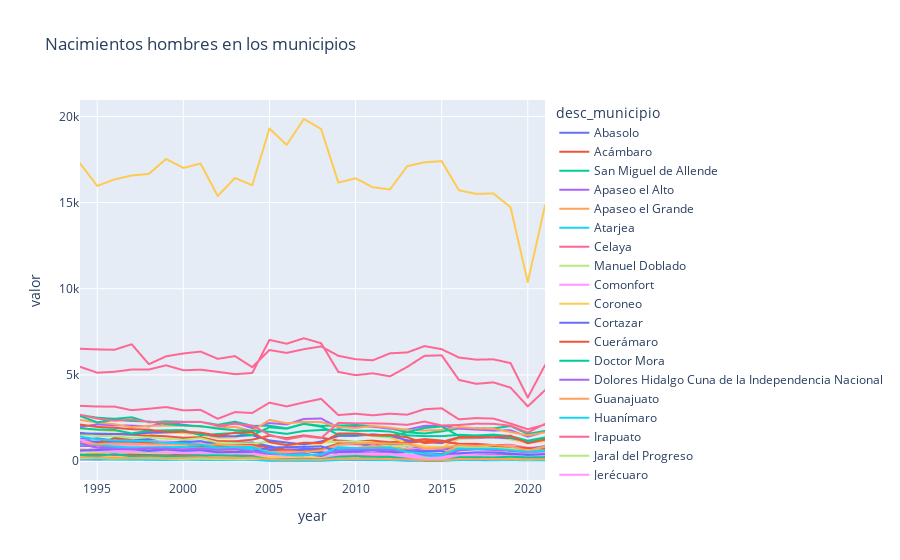

Write notebook code for a chart like this one.
### Code cell
hn_line = px.line(mun_nh,x='year',y='valor',title='Nacimientos hombres en los municipios',color='desc_municipio')
hn_line.show()

### Figure 1 — Plotly figure (JSON) as saved in the notebook; plotly's stock layout.template omitted (floating-point values rounded to 4 significant figures)
{"data": [{"hovertemplate": "desc_municipio=Abasolo<br>year=%{x}<br>valor=%{y}<extra></extra>", "legendgroup": "Abasolo", "line": {"color": "#636efa", "dash": "solid"}, "marker": {"symbol": "circle"}, "mode": "lines", "name": "Abasolo", "showlegend": true, "type": "scattergl", "x": [1994, 1995, 1996, 1997, 1998, 1999, 2000, 2001, 2002, 2003, 2004, 2005, 2006, 2007, 2008, 2009, 2010, 2011, 2012, 2013, 2014, 2015, 2016, 2017, 2018, 2019, 2020, 2021], "xaxis": "x", "y": [1271, 1311, 1196, 1204, 1258, 1057, 1127, 1118, 1031, 1038, 1075, 863, 649, 706, 705, 1013, 1026, 1009, 1018, 843, 834, 739, 896, 854, 913, 911, 754, 831], "yaxis": "y"}, {"hovertemplate": "desc_municipio=Acámbaro<br>year=%{x}<br>valor=%{y}<extra></extra>", "legendgroup": "Acámbaro", "line": {"color": "#EF553B", "dash": "solid"}, "marker": {"symbol": "circle"}, "mode": "lines", "name": "Acámbaro", "showlegend": true, "type": "scattergl", "x": [1994, 1995, 1996, 1997, 1998, 1999, 2000, 2001, 2002, 2003, 2004, 2005, 2006, 2007, 2008, 2009, 2010, 2011, 2012, 2013, 2014, 2015, 2016, 2017, 2018, 2019, 2020, 2021], "xaxis": "x", "y": [1634, 1539, 1567, 1522, 1478, 1437, 1348, 1386, 1155, 1143, 1238, 1469, 1326, 1485, 1360, 1185, 1137, 1180, 1091, 1151, 1269, 1187, 997, 997, 924, 937, 771, 794], "yaxis": "y"}, {"hovertemplate": "desc_municipio=San Miguel de Allende<br>year=%{x}<br>valor=%{y}<extra></extra>", "legendgroup": "San Miguel de Allende", "line": {"color": "#00cc96", "dash": "solid"}, "marker": {"symbol": "circle"}, "mode": "lines", "name": "San Miguel de Allende", "showlegend": true, "type": "scattergl", "x": [1994, 1995, 1996, 1997, 1998, 1999, 2000, 2001, 2002, 2003, 2004, 2005, 2006, 2007, 2008, 2009, 2010, 2011, 2012, 2013, 2014, 2015, 2016, 2017, 2018, 2019, 2020, 2021], "xaxis": "x", "y": [2677, 2513, 2448, 2536, 2244, 2298, 2274, 2271, 2100, 2282, 2040, 2045, 1895, 2165, 2036, 2058, 2073, 2016, 1902, 1664, 1597, 1717, 1889, 1907, 1891, 2028, 1573, 1744], "yaxis": "y"}, {"hovertemplate": "desc_municipio=Apaseo el Alto<br>year=%{x}<br>valor=%{y}<extra></extra>", "legendgroup": "Apaseo el Alto", "line": {"color": "#ab63fa", "dash": "solid"}, "marker": {"symbol": "circle"}, "mode": "lines", "name": "Apaseo el Alto", "showlegend": true, "type": "scattergl", "x": [1994, 1995, 1996, 1997, 1998, 1999, 2000, 2001, 2002, 2003, 2004, 2005, 2006, 2007, 2008, 2009, 2010, 2011, 2012, 2013, 2014, 2015, 2016, 2017, 2018, 2019, 2020, 2021], "xaxis": "x", "y": [872, 864, 817, 799, 828, 806, 793, 863, 777, 756, 681, 660, 676, 684, 655, 740, 761, 689, 835, 680, 629, 678, 719, 685, 680, 578, 554, 535], "yaxis": "y"}, {"hovertemplate": "desc_municipio=Apaseo el Grande<br>year=%{x}<br>valor=%{y}<extra></extra>", "legendgroup": "Apaseo el Grande", "line": {"color": "#FFA15A", "dash": "solid"}, "marker": {"symbol": "circle"}, "mode": "lines", "name": "Apaseo el Grande", "showlegend": true, "type": "scattergl", "x": [1994, 1995, 1996, 1997, 1998, 1999, 2000, 2001, 2002, 2003, 2004, 2005, 2006, 2007, 2008, 2009, 2010, 2011, 2012, 2013, 2014, 2015, 2016, 2017, 2018, 2019, 2020, 2021], "xaxis": "x", "y": [1197, 976, 1002, 952, 1018, 1052, 1011, 1085, 945, 868, 838, 515, 480, 610, 629, 1022, 956, 1021, 963, 592, 379, 412, 923, 874, 849, 843, 650, 797], "yaxis": "y"}, {"hovertemplate": "desc_municipio=Atarjea<br>year=%{x}<br>valor=%{y}<extra></extra>", "legendgroup": "Atarjea", "line": {"color": "#19d3f3", "dash": "solid"}, "marker": {"symbol": "circle"}, "mode": "lines", "name": "Atarjea", "showlegend": true, "type": "scattergl", "x": [1994, 1995, 1996, 1997, 1998, 1999, 2000, 2001, 2002, 2003, 2004, 2005, 2006, 2007, 2008, 2009, 2010, 2011, 2012, 2013, 2014, 2015, 2016, 2017, 2018, 2019, 2020, 2021], "xaxis": "x", "y": [90, 90, 72, 69, 70, 67, 80, 83, 103, 68, 59, 33, 25, 34, 20, 62, 58, 42, 46, 10, 3, 1, 51, 41, 37, 45, 34, 33], "yaxis": "y"}, {"hovertemplate": "desc_municipio=Celaya<br>year=%{x}<br>valor=%{y}<extra></extra>", "legendgroup": "Celaya", "line": {"color": "#FF6692", "dash": "solid"}, "marker": {"symbol": "circle"}, "mode": "lines", "name": "Celaya", "showlegend": true, "type": "scattergl", "x": [1994, 1995, 1996, 1997, 1998, 1999, 2000, 2001, 2002, 2003, 2004, 2005, 2006, 2007, 2008, 2009, 2010, 2011, 2012, 2013, 2014, 2015, 2016, 2017, 2018, 2019, 2020, 2021], "xaxis": "x", "y": [5469, 5125, 5178, 5309, 5311, 5554, 5267, 5301, 5177, 5041, 5108, 7030, 6808, 7125, 6838, 5171, 4981, 5090, 4915, 5460, 6104, 6133, 4710, 4479, 4563, 4259, 3170, 4109], "yaxis": "y"}, {"hovertemplate": "desc_municipio=Manuel Doblado<br>year=%{x}<br>valor=%{y}<extra></extra>", "legendgroup": "Manuel Doblado", "line": {"color": "#B6E880", "dash": "solid"}, "marker": {"symbol": "circle"}, "mode": "lines", "name": "Manuel Doblado", "showlegend": true, "type": "scattergl", "x": [1994, 1995, 1996, 1997, 1998, 1999, 2000, 2001, 2002, 2003, 2004, 2005, 2006, 2007, 2008, 2009, 2010, 2011, 2012, 2013, 2014, 2015, 2016, 2017, 2018, 2019, 2020, 2021], "xaxis": "x", "y": [572, 551, 498, 498, 482, 537, 479, 499, 491, 475, 441, 160, 107, 100, 98, 446, 522, 444, 431, 388, 242, 170, 415, 430, 423, 344, 300, 392], "yaxis": "y"}, {"hovertemplate": "desc_municipio=Comonfort<br>year=%{x}<br>valor=%{y}<extra></extra>", "legendgroup": "Comonfort", "line": {"color": "#FF97FF", "dash": "solid"}, "marker": {"symbol": "circle"}, "mode": "lines", "name": "Comonfort", "showlegend": true, "type": "scattergl", "x": [1994, 1995, 1996, 1997, 1998, 1999, 2000, 2001, 2002, 2003, 2004, 2005, 2006, 2007, 2008, 2009, 2010, 2011, 2012, 2013, 2014, 2015, 2016, 2017, 2018, 2019, 2020, 2021], "xaxis": "x", "y": [1243, 1100, 1117, 1032, 1159, 1138, 1069, 1106, 913, 851, 993, 738, 459, 542, 576, 930, 960, 900, 907, 875, 695, 705, 920, 899, 899, 905, 768, 812], "yaxis": "y"}, {"hovertemplate": "desc_municipio=Coroneo<br>year=%{x}<br>valor=%{y}<extra></extra>", "legendgroup": "Coroneo", "line": {"color": "#FECB52", "dash": "solid"}, "marker": {"symbol": "circle"}, "mode": "lines", "name": "Coroneo", "showlegend": true, "type": "scattergl", "x": [1994, 1995, 1996, 1997, 1998, 1999, 2000, 2001, 2002, 2003, 2004, 2005, 2006, 2007, 2008, 2009, 2010, 2011, 2012, 2013, 2014, 2015, 2016, 2017, 2018, 2019, 2020, 2021], "xaxis": "x", "y": [158, 118, 128, 115, 140, 138, 128, 148, 114, 123, 85, 39, 29, 34, 29, 121, 140, 125, 126, 84, 10, 5, 141, 113, 118, 85, 89, 108], "yaxis": "y"}, {"hovertemplate": "desc_municipio=Cortazar<br>year=%{x}<br>valor=%{y}<extra></extra>", "legendgroup": "Cortazar", "line": {"color": "#636efa", "dash": "solid"}, "marker": {"symbol": "circle"}, "mode": "lines", "name": "Cortazar", "showlegend": true, "type": "scattergl", "x": [1994, 1995, 1996, 1997, 1998, 1999, 2000, 2001, 2002, 2003, 2004, 2005, 2006, 2007, 2008, 2009, 2010, 2011, 2012, 2013, 2014, 2015, 2016, 2017, 2018, 2019, 2020, 2021], "xaxis": "x", "y": [1179, 1119, 1130, 1087, 1037, 1064, 1092, 1157, 937, 1080, 832, 617, 586, 684, 664, 987, 1024, 872, 973, 900, 733, 727, 862, 809, 918, 782, 701, 864], "yaxis": "y"}, {"hovertemplate": "desc_municipio=Cuerámaro<br>year=%{x}<br>valor=%{y}<extra></extra>", "legendgroup": "Cuerámaro", "line": {"color": "#EF553B", "dash": "solid"}, "marker": {"symbol": "circle"}, "mode": "lines", "name": "Cuerámaro", "showlegend": true, "type": "scattergl", "x": [1994, 1995, 1996, 1997, 1998, 1999, 2000, 2001, 2002, 2003, 2004, 2005, 2006, 2007, 2008, 2009, 2010, 2011, 2012, 2013, 2014, 2015, 2016, 2017, 2018, 2019, 2020, 2021], "xaxis": "x", "y": [384, 382, 354, 333, 389, 370, 360, 341, 318, 284, 230, 261, 228, 207, 212, 322, 387, 294, 352, 308, 174, 182, 302, 293, 341, 287, 240, 313], "yaxis": "y"}, {"hovertemplate": "desc_municipio=Doctor Mora<br>year=%{x}<br>valor=%{y}<extra></extra>", "legendgroup": "Doctor Mora", "line": {"color": "#00cc96", "dash": "solid"}, "marker": {"symbol": "circle"}, "mode": "lines", "name": "Doctor Mora", "showlegend": true, "type": "scattergl", "x": [1994, 1995, 1996, 1997, 1998, 1999, 2000, 2001, 2002, 2003, 2004, 2005, 2006, 2007, 2008, 2009, 2010, 2011, 2012, 2013, 2014, 2015, 2016, 2017, 2018, 2019, 2020, 2021], "xaxis": "x", "y": [381, 365, 366, 348, 368, 338, 360, 359, 330, 328, 242, 110, 109, 100, 56, 321, 301, 276, 278, 199, 20, 19, 293, 303, 310, 328, 256, 250], "yaxis": "y"}, {"hovertemplate": "desc_municipio=Dolores Hidalgo Cuna de la Independencia Nacional<br>year=%{x}<br>valor=%{y}<extra></extra>", "legendgroup": "Dolores Hidalgo Cuna de la Independencia Nacional", "line": {"color": "#ab63fa", "dash": "solid"}, "marker": {"symbol": "circle"}, "mode": "lines", "name": "Dolores Hidalgo Cuna de la Independencia Nacional", "showlegend": true, "type": "scattergl", "x": [1994, 1995, 1996, 1997, 1998, 1999, 2000, 2001, 2002, 2003, 2004, 2005, 2006, 2007, 2008, 2009, 2010, 2011, 2012, 2013, 2014, 2015, 2016, 2017, 2018, 2019, 2020, 2021], "xaxis": "x", "y": [1985, 2123, 2073, 2053, 2007, 2244, 2109, 1994, 1934, 2214, 1913, 2202, 2122, 2440, 2468, 1940, 1980, 1990, 1878, 1821, 2040, 2055, 1877, 1824, 1771, 1789, 1411, 1688], "yaxis": "y"}, {"hovertemplate": "desc_municipio=Guanajuato<br>year=%{x}<br>valor=%{y}<extra></extra>", "legendgroup": "Guanajuato", "line": {"color": "#FFA15A", "dash": "solid"}, "marker": {"symbol": "circle"}, "mode": "lines", "name": "Guanajuato", "showlegend": true, "type": "scattergl", "x": [1994, 1995, 1996, 1997, 1998, 1999, 2000, 2001, 2002, 2003, 2004, 2005, 2006, 2007, 2008, 2009, 2010, 2011, 2012, 2013, 2014, 2015, 2016, 2017, 2018, 2019, 2020, 2021], "xaxis": "x", "y": [2384, 2235, 2138, 1964, 2039, 2053, 2049, 2001, 1918, 1982, 1744, 2383, 2190, 2269, 2256, 1979, 1915, 2034, 1935, 1798, 1770, 1804, 1971, 1899, 1867, 1684, 1489, 1662], "yaxis": "y"}, {"hovertemplate": "desc_municipio=Huanímaro<br>year=%{x}<br>valor=%{y}<extra></extra>", "legendgroup": "Huanímaro", "line": {"color": "#19d3f3", "dash": "solid"}, "marker": {"symbol": "circle"}, "mode": "lines", "name": "Huanímaro", "showlegend": true, "type": "scattergl", "x": [1994, 1995, 1996, 1997, 1998, 1999, 2000, 2001, 2002, 2003, 2004, 2005, 2006, 2007, 2008, 2009, 2010, 2011, 2012, 2013, 2014, 2015, 2016, 2017, 2018, 2019, 2020, 2021], "xaxis": "x", "y": [266, 283, 281, 289, 266, 275, 279, 311, 218, 247, 179, 131, 121, 137, 119, 238, 230, 249, 235, 200, 127, 139, 203, 191, 196, 214, 170, 206], "yaxis": "y"}, {"hovertemplate": "desc_municipio=Irapuato<br>year=%{x}<br>valor=%{y}<extra></extra>", "legendgroup": "Irapuato", "line": {"color": "#FF6692", "dash": "solid"}, "marker": {"symbol": "circle"}, "mode": "lines", "name": "Irapuato", "showlegend": true, "type": "scattergl", "x": [1994, 1995, 1996, 1997, 1998, 1999, 2000, 2001, 2002, 2003, 2004, 2005, 2006, 2007, 2008, 2009, 2010, 2011, 2012, 2013, 2014, 2015, 2016, 2017, 2018, 2019, 2020, 2021], "xaxis": "x", "y": [6516, 6477, 6458, 6776, 5619, 6077, 6241, 6351, 5929, 6089, 5446, 6441, 6275, 6490, 6650, 6107, 5907, 5846, 6250, 6301, 6670, 6488, 6007, 5885, 5901, 5683, 3676, 5567], "yaxis": "y"}, {"hovertemplate": "desc_municipio=Jaral del Progreso<br>year=%{x}<br>valor=%{y}<extra></extra>", "legendgroup": "Jaral del Progreso", "line": {"color": "#B6E880", "dash": "solid"}, "marker": {"symbol": "circle"}, "mode": "lines", "name": "Jaral del Progreso", "showlegend": true, "type": "scattergl", "x": [1994, 1995, 1996, 1997, 1998, 1999, 2000, 2001, 2002, 2003, 2004, 2005, 2006, 2007, 2008, 2009, 2010, 2011, 2012, 2013, 2014, 2015, 2016, 2017, 2018, 2019, 2020, 2021], "xaxis": "x", "y": [413, 462, 398, 407, 419, 431, 421, 462, 411, 417, 398, 223, 182, 188, 170, 403, 417, 406, 398, 343, 233, 282, 391, 334, 350, 333, 277, 292], "yaxis": "y"}, {"hovertemplate": "desc_municipio=Jerécuaro<br>year=%{x}<br>valor=%{y}<extra></extra>", "legendgroup": "Jerécuaro", "line": {"color": "#FF97FF", "dash": "solid"}, "marker": {"symbol": "circle"}, "mode": "lines", "name": "Jerécuaro", "showlegend": true, "type": "scattergl", "x": [1994, 1995, 1996, 1997, 1998, 1999, 2000, 2001, 2002, 2003, 2004, 2005, 2006, 2007, 2008, 2009, 2010, 2011, 2012, 2013, 2014, 2015, 2016, 2017, 2018, 2019, 2020, 2021], "xaxis": "x", "y": [1226, 962, 896, 884, 832, 835, 766, 782, 641, 661, 640, 405, 330, 329, 386, 518, 636, 579, 574, 366, 308, 339, 457, 495, 525, 630, 438, 498], "yaxis": "y"}, {"hovertemplate": "desc_municipio=León<br>year=%{x}<br>valor=%{y}<extra></extra>", "legendgroup": "León", "line": {"color": "#FECB52", "dash": "solid"}, "marker": {"symbol": "circle"}, "mode": "lines", "name": "León", "showlegend": true, "type": "scattergl", "x": [1994, 1995, 1996, 1997, 1998, 1999, 2000, 2001, 2002, 2003, 2004, 2005, 2006, 2007, 2008, 2009, 2010, 2011, 2012, 2013, 2014, 2015, 2016, 2017, 2018, 2019, 2020, 2021], "xaxis": "x", "y": [17279, 15966, 16343, 16570, 16668, 17530, 17013, 17267, 15377, 16431, 16005, 19296, 18348, 19851, 19267, 16163, 16408, 15889, 15765, 17112, 17338, 17405, 15714, 15505, 15531, 14731, 10383, 14831], "yaxis": "y"}, {"hovertemplate": "desc_municipio=Moroleón<br>year=%{x}<br>valor=%{y}<extra></extra>", "legendgroup": "Moroleón", "line": {"color": "#636efa", "dash": "solid"}, "marker": {"symbol": "circle"}, "mode": "lines", "name": "Moroleón", "showlegend": true, "type": "scattergl", "x": [1994, 1995, 1996, 1997, 1998, 1999, 2000, 2001, 2002, 2003, 2004, 2005, 2006, 2007, 2008, 2009, 2010, 2011, 2012, 2013, 2014, 2015, 2016, 2017, 2018, 2019, 2020, 2021], "xaxis": "x", "y": [617, 588, 642, 603, 612, 656, 607, 580, 561, 512, 459, 652, 594, 551, 496, 484, 489, 477, 478, 538, 563, 572, 409, 364, 449, 376, 281, 308], "yaxis": "y"}, {"hovertemplate": "desc_municipio=Ocampo<br>year=%{x}<br>valor=%{y}<extra></extra>", "legendgroup": "Ocampo", "line": {"color": "#EF553B", "dash": "solid"}, "marker": {"symbol": "circle"}, "mode": "lines", "name": "Ocampo", "showlegend": true, "type": "scattergl", "x": [1994, 1995, 1996, 1997, 1998, 1999, 2000, 2001, 2002, 2003, 2004, 2005, 2006, 2007, 2008, 2009, 2010, 2011, 2012, 2013, 2014, 2015, 2016, 2017, 2018, 2019, 2020, 2021], "xaxis": "x", "y": [363, 374, 358, 370, 348, 329, 370, 387, 283, 332, 361, 181, 131, 129, 123, 296, 329, 291, 256, 146, 38, 24, 280, 285, 322, 305, 220, 294], "yaxis": "y"}, {"hovertemplate": "desc_municipio=Pénjamo<br>year=%{x}<br>valor=%{y}<extra></extra>", "legendgroup": "Pénjamo", "line": {"color": "#00cc96", "dash": "solid"}, "marker": {"symbol": "circle"}, "mode": "lines", "name": "Pénjamo", "showlegend": true, "type": "scattergl", "x": [1994, 1995, 1996, 1997, 1998, 1999, 2000, 2001, 2002, 2003, 2004, 2005, 2006, 2007, 2008, 2009, 2010, 2011, 2012, 2013, 2014, 2015, 2016, 2017, 2018, 2019, 2020, 2021], "xaxis": "x", "y": [2612, 2246, 2383, 2323, 2293, 2152, 2060, 2027, 1877, 1781, 1763, 1700, 1575, 1741, 1799, 1821, 1749, 1762, 1712, 1487, 1446, 1441, 1518, 1484, 1529, 1444, 1179, 1368], "yaxis": "y"}, {"hovertemplate": "desc_municipio=Pueblo Nuevo<br>year=%{x}<br>valor=%{y}<extra></extra>", "legendgroup": "Pueblo Nuevo", "line": {"color": "#ab63fa", "dash": "solid"}, "marker": {"symbol": "circle"}, "mode": "lines", "name": "Pueblo Nuevo", "showlegend": true, "type": "scattergl", "x": [1994, 1995, 1996, 1997, 1998, 1999, 2000, 2001, 2002, 2003, 2004, 2005, 2006, 2007, 2008, 2009, 2010, 2011, 2012, 2013, 2014, 2015, 2016, 2017, 2018, 2019, 2020, 2021], "xaxis": "x", "y": [169, 195, 169, 158, 152, 162, 148, 109, 126, 122, 117, 87, 103, 102, 82, 161, 163, 146, 147, 137, 66, 40, 118, 153, 110, 131, 125, 132], "yaxis": "y"}, {"hovertemplate": "desc_municipio=Purísima del Rincón<br>year=%{x}<br>valor=%{y}<extra></extra>", "legendgroup": "Purísima del Rincón", "line": {"color": "#FFA15A", "dash": "solid"}, "marker": {"symbol": "circle"}, "mode": "lines", "name": "Purísima del Rincón", "showlegend": true, "type": "scattergl", "x": [1994, 1995, 1996, 1997, 1998, 1999, 2000, 2001, 2002, 2003, 2004, 2005, 2006, 2007, 2008, 2009, 2010, 2011, 2012, 2013, 2014, 2015, 2016, 2017, 2018, 2019, 2020, 2021], "xaxis": "x", "y": [667, 641, 581, 629, 654, 714, 637, 721, 565, 551, 479, 156, 168, 200, 219, 787, 752, 882, 809, 684, 366, 369, 866, 892, 846, 843, 665, 831], "yaxis": "y"}, {"hovertemplate": "desc_municipio=Romita<br>year=%{x}<br>valor=%{y}<extra></extra>", "legendgroup": "Romita", "line": {"color": "#19d3f3", "dash": "solid"}, "marker": {"symbol": "circle"}, "mode": "lines", "name": "Romita", "showlegend": true, "type": "scattergl", "x": [1994, 1995, 1996, 1997, 1998, 1999, 2000, 2001, 2002, 2003, 2004, 2005, 2006, 2007, 2008, 2009, 2010, 2011, 2012, 2013, 2014, 2015, 2016, 2017, 2018, 2019, 2020, 2021], "xaxis": "x", "y": [934, 954, 839, 782, 787, 806, 812, 778, 692, 771, 666, 222, 241, 343, 389, 709, 698, 753, 740, 591, 318, 247, 750, 732, 729, 721, 567, 647], "yaxis": "y"}, {"hovertemplate": "desc_municipio=Salamanca<br>year=%{x}<br>valor=%{y}<extra></extra>", "legendgroup": "Salamanca", "line": {"color": "#FF6692", "dash": "solid"}, "marker": {"symbol": "circle"}, "mode": "lines", "name": "Salamanca", "showlegend": true, "type": "scattergl", "x": [1994, 1995, 1996, 1997, 1998, 1999, 2000, 2001, 2002, 2003, 2004, 2005, 2006, 2007, 2008, 2009, 2010, 2011, 2012, 2013, 2014, 2015, 2016, 2017, 2018, 2019, 2020, 2021], "xaxis": "x", "y": [3204, 3161, 3156, 2949, 3033, 3132, 2940, 2967, 2451, 2839, 2788, 3387, 3169, 3400, 3608, 2666, 2744, 2652, 2746, 2688, 3004, 3059, 2418, 2493, 2464, 2174, 1843, 2110], "yaxis": "y"}, {"hovertemplate": "desc_municipio=Salvatierra<br>year=%{x}<br>valor=%{y}<extra></extra>", "legendgroup": "Salvatierra", "line": {"color": "#B6E880", "dash": "solid"}, "marker": {"symbol": "circle"}, "mode": "lines", "name": "Salvatierra", "showlegend": true, "type": "scattergl", "x": [1994, 1995, 1996, 1997, 1998, 1999, 2000, 2001, 2002, 2003, 2004, 2005, 2006, 2007, 2008, 2009, 2010, 2011, 2012, 2013, 2014, 2015, 2016, 2017, 2018, 2019, 2020, 2021], "xaxis": "x", "y": [1536, 1449, 1437, 1351, 1372, 1290, 1233, 1324, 1068, 1035, 1013, 1125, 946, 1052, 1073, 1112, 1145, 1080, 858, 889, 825, 830, 844, 806, 802, 713, 696, 712], "yaxis": "y"}, {"hovertemplate": "desc_municipio=San Diego de la Unión<br>year=%{x}<br>valor=%{y}<extra></extra>", "legendgroup": "San Diego de la Unión", "line": {"color": "#FF97FF", "dash": "solid"}, "marker": {"symbol": "circle"}, "mode": "lines", "name": "San Diego de la Unión", "showlegend": true, "type": "scattergl", "x": [1994, 1995, 1996, 1997, 1998, 1999, 2000, 2001, 2002, 2003, 2004, 2005, 2006, 2007, 2008, 2009, 2010, 2011, 2012, 2013, 2014, 2015, 2016, 2017, 2018, 2019, 2020, 2021], "xaxis": "x", "y": [525, 810, 602, 608, 589, 635, 536, 579, 486, 493, 495, 260, 244, 184, 127, 406, 421, 445, 419, 306, 144, 210, 410, 419, 467, 449, 358, 380], "yaxis": "y"}, {"hovertemplate": "desc_municipio=San Felipe<br>year=%{x}<br>valor=%{y}<extra></extra>", "legendgroup": "San Felipe", "line": {"color": "#FECB52", "dash": "solid"}, "marker": {"symbol": "circle"}, "mode": "lines", "name": "San Felipe", "showlegend": true, "type": "scattergl", "x": [1994, 1995, 1996, 1997, 1998, 1999, 2000, 2001, 2002, 2003, 2004, 2005, 2006, 2007, 2008, 2009, 2010, 2011, 2012, 2013, 2014, 2015, 2016, 2017, 2018, 2019, 2020, 2021], "xaxis": "x", "y": [1885, 1802, 1737, 1596, 1575, 1662, 1622, 1525, 1336, 1361, 1626, 1152, 919, 974, 1005, 1441, 1543, 1450, 1363, 1025, 846, 773, 1287, 1314, 1394, 1253, 1047, 1154], "yaxis": "y"}, {"hovertemplate": "desc_municipio=San Francisco del Rincón<br>year=%{x}<br>valor=%{y}<extra></extra>", "legendgroup": "San Francisco del Rincón", "line": {"color": "#636efa", "dash": "solid"}, "marker": {"symbol": "circle"}, "mode": "lines", "name": "San Francisco del Rincón", "showlegend": true, "type": "scattergl", "x": [1994, 1995, 1996, 1997, 1998, 1999, 2000, 2001, 2002, 2003, 2004, 2005, 2006, 2007, 2008, 2009, 2010, 2011, 2012, 2013, 2014, 2015, 2016, 2017, 2018, 2019, 2020, 2021], "xaxis": "x", "y": [1598, 1588, 1570, 1554, 1642, 1653, 1699, 1570, 1429, 1437, 1495, 1197, 1073, 963, 1134, 1459, 1460, 1547, 1464, 1206, 1093, 1038, 1361, 1358, 1362, 1331, 1133, 1232], "yaxis": "y"}, {"hovertemplate": "desc_municipio=San José Iturbide<br>year=%{x}<br>valor=%{y}<extra></extra>", "legendgroup": "San José Iturbide", "line": {"color": "#EF553B", "dash": "solid"}, "marker": {"symbol": "circle"}, "mode": "lines", "name": "San José Iturbide", "showlegend": true, "type": "scattergl", "x": [1994, 1995, 1996, 1997, 1998, 1999, 2000, 2001, 2002, 2003, 2004, 2005, 2006, 2007, 2008, 2009, 2010, 2011, 2012, 2013, 2014, 2015, 2016, 2017, 2018, 2019, 2020, 2021], "xaxis": "x", "y": [1018, 1000, 1329, 1216, 1021, 1029, 951, 887, 891, 933, 932, 789, 623, 530, 674, 1021, 977, 1037, 981, 1064, 1141, 1134, 985, 971, 878, 833, 752, 728], "yaxis": "y"}, {"hovertemplate": "desc_municipio=San Luis de la Paz<br>year=%{x}<br>valor=%{y}<extra></extra>", "legendgroup": "San Luis de la Paz", "line": {"color": "#00cc96", "dash": "solid"}, "marker": {"symbol": "circle"}, "mode": "lines", "name": "San Luis de la Paz", "showlegend": true, "type": "scattergl", "x": [1994, 1995, 1996, 1997, 1998, 1999, 2000, 2001, 2002, 2003, 2004, 2005, 2006, 2007, 2008, 2009, 2010, 2011, 2012, 2013, 2014, 2015, 2016, 2017, 2018, 2019, 2020, 2021], "xaxis": "x", "y": [1907, 1824, 1805, 1602, 1754, 1783, 1796, 1501, 1567, 1623, 1492, 1957, 1874, 2153, 1989, 1535, 1568, 1485, 1445, 1667, 1919, 2002, 1458, 1423, 1513, 1368, 1122, 1273], "yaxis": "y"}, {"hovertemplate": "desc_municipio=Santa Catarina<br>year=%{x}<br>valor=%{y}<extra></extra>", "legendgroup": "Santa Catarina", "line": {"color": "#ab63fa", "dash": "solid"}, "marker": {"symbol": "circle"}, "mode": "lines", "name": "Santa Catarina", "showlegend": true, "type": "scattergl", "x": [1994, 1995, 1996, 1997, 1998, 1999, 2000, 2001, 2002, 2003, 2004, 2005, 2006, 2007, 2008, 2009, 2010, 2011, 2012, 2013, 2014, 2015, 2016, 2017, 2018, 2019, 2020, 2021], "xaxis": "x", "y": [81, 75, 80, 80, 85, 83, 77, 71, 82, 76, 54, 33, 34, 31, 25, 61, 53, 58, 79, 23, 21, 20, 62, 59, 57, 67, 62, 64], "yaxis": "y"}, {"hovertemplate": "desc_municipio=Santa Cruz de Juventino Rosas<br>year=%{x}<br>valor=%{y}<extra></extra>", "legendgroup": "Santa Cruz de Juventino Rosas", "line": {"color": "#FFA15A", "dash": "solid"}, "marker": {"symbol": "circle"}, "mode": "lines", "name": "Santa Cruz de Juventino Rosas", "showlegend": true, "type": "scattergl", "x": [1994, 1995, 1996, 1997, 1998, 1999, 2000, 2001, 2002, 2003, 2004, 2005, 2006, 2007, 2008, 2009, 2010, 2011, 2012, 2013, 2014, 2015, 2016, 2017, 2018, 2019, 2020, 2021], "xaxis": "x", "y": [1038, 979, 1016, 1013, 968, 966, 942, 947, 956, 911, 863, 520, 552, 521, 610, 953, 1016, 1045, 1010, 1003, 723, 744, 921, 876, 930, 853, 601, 827], "yaxis": "y"}, {"hovertemplate": "desc_municipio=Santiago Maravatío<br>year=%{x}<br>valor=%{y}<extra></extra>", "legendgroup": "Santiago Maravatío", "line": {"color": "#19d3f3", "dash": "solid"}, "marker": {"symbol": "circle"}, "mode": "lines", "name": "Santiago Maravatío", "showlegend": true, "type": "scattergl", "x": [1994, 1995, 1996, 1997, 1998, 1999, 2000, 2001, 2002, 2003, 2004, 2005, 2006, 2007, 2008, 2009, 2010, 2011, 2012, 2013, 2014, 2015, 2016, 2017, 2018, 2019, 2020, 2021], "xaxis": "x", "y": [108, 87, 75, 84, 63, 58, 72, 62, 57, 69, 67, 6, 7, 8, 5, 52, 76, 68, 65, 38, 1, 0, 47, 63, 64, 45, 41, 50], "yaxis": "y"}, {"hovertemplate": "desc_municipio=Silao de la Victoria<br>year=%{x}<br>valor=%{y}<extra></extra>", "legendgroup": "Silao de la Victoria", "line": {"color": "#FF6692", "dash": "solid"}, "marker": {"symbol": "circle"}, "mode": "lines", "name": "Silao de la Victoria", "showlegend": true, "type": "scattergl", "x": [1994, 1995, 1996, 1997, 1998, 1999, 2000, 2001, 2002, 2003, 2004, 2005, 2006, 2007, 2008, 2009, 2010, 2011, 2012, 2013, 2014, 2015, 2016, 2017, 2018, 2019, 2020, 2021], "xaxis": "x", "y": [2683, 2462, 2339, 2398, 2275, 2239, 2266, 2267, 2055, 2155, 2063, 1520, 1250, 1441, 1326, 2212, 2185, 2186, 2158, 2098, 2290, 2063, 2091, 2168, 2156, 2043, 1653, 2157], "yaxis": "y"}, {"hovertemplate": "desc_municipio=Tarandacuao<br>year=%{x}<br>valor=%{y}<extra></extra>", "legendgroup": "Tarandacuao", "line": {"color": "#B6E880", "dash": "solid"}, "marker": {"symbol": "circle"}, "mode": "lines", "name": "Tarandacuao", "showlegend": true, "type": "scattergl", "x": [1994, 1995, 1996, 1997, 1998, 1999, 2000, 2001, 2002, 2003, 2004, 2005, 2006, 2007, 2008, 2009, 2010, 2011, 2012, 2013, 2014, 2015, 2016, 2017, 2018, 2019, 2020, 2021], "xaxis": "x", "y": [162, 183, 139, 159, 158, 135, 119, 141, 113, 114, 106, 156, 111, 107, 109, 133, 132, 135, 115, 135, 66, 82, 124, 130, 98, 103, 80, 112], "yaxis": "y"}, {"hovertemplate": "desc_municipio=Tarimoro<br>year=%{x}<br>valor=%{y}<extra></extra>", "legendgroup": "Tarimoro", "line": {"color": "#FF97FF", "dash": "solid"}, "marker": {"symbol": "circle"}, "mode": "lines", "name": "Tarimoro", "showlegend": true, "type": "scattergl", "x": [1994, 1995, 1996, 1997, 1998, 1999, 2000, 2001, 2002, 2003, 2004, 2005, 2006, 2007, 2008, 2009, 2010, 2011, 2012, 2013, 2014, 2015, 2016, 2017, 2018, 2019, 2020, 2021], "xaxis": "x", "y": [621, 569, 501, 543, 528, 489, 452, 446, 408, 433, 412, 226, 204, 209, 238, 334, 405, 364, 360, 228, 121, 110, 323, 293, 314, 289, 251, 265], "yaxis": "y"}, {"hovertemplate": "desc_municipio=Tierra Blanca<br>year=%{x}<br>valor=%{y}<extra></extra>", "legendgroup": "Tierra Blanca", "line": {"color": "#FECB52", "dash": "solid"}, "marker": {"symbol": "circle"}, "mode": "lines", "name": "Tierra Blanca", "showlegend": true, "type": "scattergl", "x": [1994, 1995, 1996, 1997, 1998, 1999, 2000, 2001, 2002, 2003, 2004, 2005, 2006, 2007, 2008, 2009, 2010, 2011, 2012, 2013, 2014, 2015, 2016, 2017, 2018, 2019, 2020, 2021], "xaxis": "x", "y": [257, 263, 235, 215, 238, 217, 188, 254, 236, 241, 258, 252, 180, 205, 193, 178, 243, 207, 206, 94, 42, 23, 231, 220, 228, 202, 194, 192], "yaxis": "y"}, {"hovertemplate": "desc_municipio=Uriangato<br>year=%{x}<br>valor=%{y}<extra></extra>", "legendgroup": "Uriangato", "line": {"color": "#636efa", "dash": "solid"}, "marker": {"symbol": "circle"}, "mode": "lines", "name": "Uriangato", "showlegend": true, "type": "scattergl", "x": [1994, 1995, 1996, 1997, 1998, 1999, 2000, 2001, 2002, 2003, 2004, 2005, 2006, 2007, 2008, 2009, 2010, 2011, 2012, 2013, 2014, 2015, 2016, 2017, 2018, 2019, 2020, 2021], "xaxis": "x", "y": [612, 635, 687, 683, 583, 666, 594, 632, 505, 525, 532, 783, 806, 822, 849, 587, 581, 636, 539, 612, 446, 399, 444, 504, 487, 437, 350, 403], "yaxis": "y"}, {"hovertemplate": "desc_municipio=Valle de Santiago<br>year=%{x}<br>valor=%{y}<extra></extra>", "legendgroup": "Valle de Santiago", "line": {"color": "#EF553B", "dash": "solid"}, "marker": {"symbol": "circle"}, "mode": "lines", "name": "Valle de Santiago", "showlegend": true, "type": "scattergl", "x": [1994, 1995, 1996, 1997, 1998, 1999, 2000, 2001, 2002, 2003, 2004, 2005, 2006, 2007, 2008, 2009, 2010, 2011, 2012, 2013, 2014, 2015, 2016, 2017, 2018, 2019, 2020, 2021], "xaxis": "x", "y": [2116, 1979, 1930, 1845, 1819, 1682, 1703, 1648, 1473, 1643, 1675, 1089, 921, 1061, 1044, 1593, 1599, 1493, 1522, 1373, 1036, 1108, 1382, 1390, 1377, 1468, 1026, 1245], "yaxis": "y"}, {"hovertemplate": "desc_municipio=Victoria<br>year=%{x}<br>valor=%{y}<extra></extra>", "legendgroup": "Victoria", "line": {"color": "#00cc96", "dash": "solid"}, "marker": {"symbol": "circle"}, "mode": "lines", "name": "Victoria", "showlegend": true, "type": "scattergl", "x": [1994, 1995, 1996, 1997, 1998, 1999, 2000, 2001, 2002, 2003, 2004, 2005, 2006, 2007, 2008, 2009, 2010, 2011, 2012, 2013, 2014, 2015, 2016, 2017, 2018, 2019, 2020, 2021], "xaxis": "x", "y": [349, 297, 399, 275, 301, 284, 282, 315, 330, 303, 275, 101, 109, 130, 97, 252, 286, 225, 243, 129, 8, 5, 216, 220, 205, 247, 208, 224], "yaxis": "y"}, {"hovertemplate": "desc_municipio=Villagrán<br>year=%{x}<br>valor=%{y}<extra></extra>", "legendgroup": "Villagrán", "line": {"color": "#ab63fa", "dash": "solid"}, "marker": {"symbol": "circle"}, "mode": "lines", "name": "Villagrán", "showlegend": true, "type": "scattergl", "x": [1994, 1995, 1996, 1997, 1998, 1999, 2000, 2001, 2002, 2003, 2004, 2005, 2006, 2007, 2008, 2009, 2010, 2011, 2012, 2013, 2014, 2015, 2016, 2017, 2018, 2019, 2020, 2021], "xaxis": "x", "y": [1030, 764, 721, 674, 729, 719, 675, 705, 648, 690, 552, 406, 394, 443, 277, 611, 634, 668, 634, 545, 373, 350, 609, 679, 638, 589, 493, 582], "yaxis": "y"}, {"hovertemplate": "desc_municipio=Xichú<br>year=%{x}<br>valor=%{y}<extra></extra>", "legendgroup": "Xichú", "line": {"color": "#FFA15A", "dash": "solid"}, "marker": {"symbol": "circle"}, "mode": "lines", "name": "Xichú", "showlegend": true, "type": "scattergl", "x": [1994, 1995, 1996, 1997, 1998, 1999, 2000, 2001, 2002, 2003, 2004, 2005, 2006, 2007, 2008, 2009, 2010, 2011, 2012, 2013, 2014, 2015, 2016, 2017, 2018, 2019, 2020, 2021], "xaxis": "x", "y": [218, 196, 188, 172, 197, 168, 181, 214, 182, 168, 194, 97, 69, 89, 66, 152, 141, 144, 104, 101, 35, 34, 118, 111, 119, 109, 99, 99], "yaxis": "y"}, {"hovertemplate": "desc_municipio=Yuriria<br>year=%{x}<br>valor=%{y}<extra></extra>", "legendgroup": "Yuriria", "line": {"color": "#19d3f3", "dash": "solid"}, "marker": {"symbol": "circle"}, "mode": "lines", "name": "Yuriria", "showlegend": true, "type": "scattergl", "x": [1994, 1995, 1996, 1997, 1998, 1999, 2000, 2001, 2002, 2003, 2004, 2005, 2006, 2007, 2008, 2009, 2010, 2011, 2012, 2013, 2014, 2015, 2016, 2017, 2018, 2019, 2020, 2021], "xaxis": "x", "y": [1418, 1257, 1195, 1183, 1147, 1053, 1024, 951, 788, 808, 811, 477, 357, 374, 369, 810, 745, 754, 796, 515, 435, 351, 717, 709, 712, 635, 525, 595], "yaxis": "y"}], "layout": {"legend": {"title": {"text": "desc_municipio"}, "tracegroupgap": 0}, "title": {"text": "Nacimientos hombres en los municipios"}, "xaxis": {"anchor": "y", "domain": [0, 1], "title": {"text": "year"}}, "yaxis": {"anchor": "x", "domain": [0, 1], "title": {"text": "valor"}}}}
